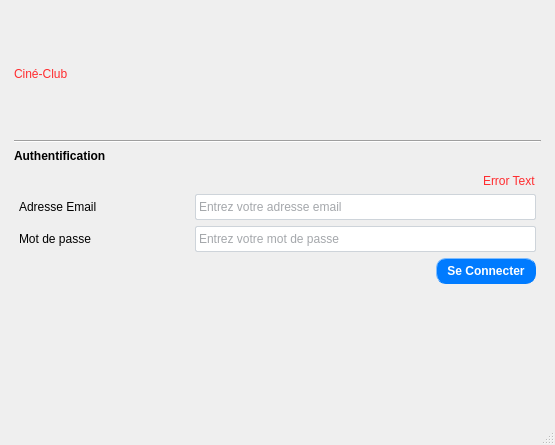
<?xml version="1.0" encoding="UTF-8"?>
<ui version="4.0">
 <author>Houssem Ben Mabrouk</author>
 <class>MainWindow</class>
 <widget class="QMainWindow" name="MainWindow">
  <property name="geometry">
   <rect>
    <x>0</x>
    <y>0</y>
    <width>555</width>
    <height>445</height>
   </rect>
  </property>
  <property name="windowTitle">
   <string>MainWindow</string>
  </property>
  <property name="styleSheet">
   <string notr="true"/>
  </property>
  <widget class="QWidget" name="centralwidget">
   <property name="autoFillBackground">
    <bool>false</bool>
   </property>
   <property name="styleSheet">
    <string notr="true">QLabel#titre{ 
	font: 28pt &quot;Lucida Calligraphy&quot;;
	color: rgb(255, 44, 47)
}
QLabel#authentification_label{
	font: bold
}
QLabel#error_text {
	font: 75 italic 8pt &quot;Arial&quot;;
	color: rgb(255, 44, 47)
}
QPushButton {
	color: #fff;
	background-color: #007bff;
	border-style: outset;
	border-width: 1px;
	border-radius: 10px;
	border-color: #007bff;
	font: bold 12px;
	padding: 5px;
}
QPushButton:hover {
	background-color: #0069d9;
	border-color: #0062cc
}

QLineEdit {
	color: #495057;
	background-color: #fff;
	border: 1px solid #ced4da;
	border-radius: 2px;
	padding: 4 1px;
}</string>
   </property>
   <layout class="QGridLayout" name="gridLayout_4">
    <item row="0" column="0">
     <layout class="QVBoxLayout" name="container" stretch="1,0,1,2">
      <property name="leftMargin">
       <number>5</number>
      </property>
      <property name="topMargin">
       <number>5</number>
      </property>
      <property name="rightMargin">
       <number>5</number>
      </property>
      <property name="bottomMargin">
       <number>5</number>
      </property>
      <item>
       <widget class="QLabel" name="titre">
        <property name="sizePolicy">
         <sizepolicy hsizetype="Expanding" vsizetype="Minimum">
          <horstretch>0</horstretch>
          <verstretch>0</verstretch>
         </sizepolicy>
        </property>
        <property name="text">
         <string>Ciné-Club</string>
        </property>
       </widget>
      </item>
      <item>
       <widget class="Line" name="line">
        <property name="sizePolicy">
         <sizepolicy hsizetype="Expanding" vsizetype="Fixed">
          <horstretch>0</horstretch>
          <verstretch>0</verstretch>
         </sizepolicy>
        </property>
        <property name="frameShadow">
         <enum>QFrame::Sunken</enum>
        </property>
        <property name="orientation">
         <enum>Qt::Horizontal</enum>
        </property>
       </widget>
      </item>
      <item>
       <widget class="QLabel" name="authentification_label">
        <property name="sizePolicy">
         <sizepolicy hsizetype="Preferred" vsizetype="Fixed">
          <horstretch>0</horstretch>
          <verstretch>0</verstretch>
         </sizepolicy>
        </property>
        <property name="text">
         <string>Authentification</string>
        </property>
        <property name="textFormat">
         <enum>Qt::PlainText</enum>
        </property>
       </widget>
      </item>
      <item>
       <layout class="QGridLayout" name="form_grid" rowstretch="0,0,0,0,0" columnstretch="1,2">
        <property name="sizeConstraint">
         <enum>QLayout::SetFixedSize</enum>
        </property>
        <property name="leftMargin">
         <number>5</number>
        </property>
        <property name="topMargin">
         <number>5</number>
        </property>
        <property name="rightMargin">
         <number>5</number>
        </property>
        <property name="bottomMargin">
         <number>5</number>
        </property>
        <item row="2" column="0">
         <widget class="QLabel" name="label">
          <property name="text">
           <string>Adresse Email</string>
          </property>
         </widget>
        </item>
        <item row="2" column="1">
         <widget class="QLineEdit" name="email_input">
          <property name="placeholderText">
           <string>Entrez votre adresse email</string>
          </property>
         </widget>
        </item>
        <item row="3" column="1">
         <widget class="QLineEdit" name="pass_input">
          <property name="echoMode">
           <enum>QLineEdit::Password</enum>
          </property>
          <property name="placeholderText">
           <string>Entrez votre mot de passe</string>
          </property>
         </widget>
        </item>
        <item row="3" column="0">
         <widget class="QLabel" name="label_2">
          <property name="text">
           <string>Mot de passe</string>
          </property>
         </widget>
        </item>
        <item row="4" column="1" alignment="Qt::AlignRight|Qt::AlignTop">
         <widget class="QPushButton" name="connect_btn">
          <property name="sizePolicy">
           <sizepolicy hsizetype="Fixed" vsizetype="Fixed">
            <horstretch>0</horstretch>
            <verstretch>0</verstretch>
           </sizepolicy>
          </property>
          <property name="minimumSize">
           <size>
            <width>100</width>
            <height>0</height>
           </size>
          </property>
          <property name="baseSize">
           <size>
            <width>150</width>
            <height>0</height>
           </size>
          </property>
          <property name="text">
           <string>Se Connecter</string>
          </property>
         </widget>
        </item>
        <item row="1" column="1" alignment="Qt::AlignRight">
         <widget class="QLabel" name="error_text">
          <property name="sizePolicy">
           <sizepolicy hsizetype="Preferred" vsizetype="Fixed">
            <horstretch>0</horstretch>
            <verstretch>0</verstretch>
           </sizepolicy>
          </property>
          <property name="layoutDirection">
           <enum>Qt::LeftToRight</enum>
          </property>
          <property name="text">
           <string>Error Text</string>
          </property>
         </widget>
        </item>
       </layout>
      </item>
     </layout>
    </item>
   </layout>
  </widget>
  <widget class="QMenuBar" name="menubar">
   <property name="geometry">
    <rect>
     <x>0</x>
     <y>0</y>
     <width>555</width>
     <height>21</height>
    </rect>
   </property>
  </widget>
  <widget class="QStatusBar" name="statusbar"/>
 </widget>
 <resources/>
 <connections/>
</ui>
